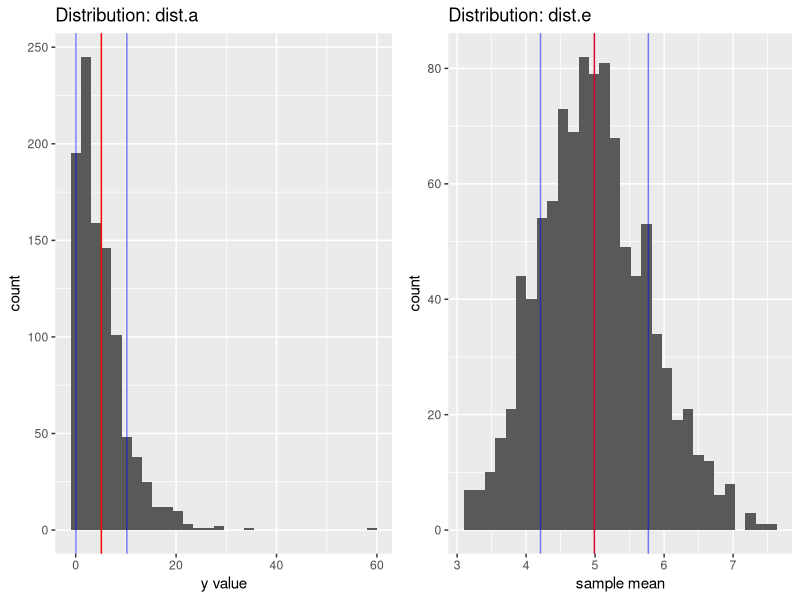
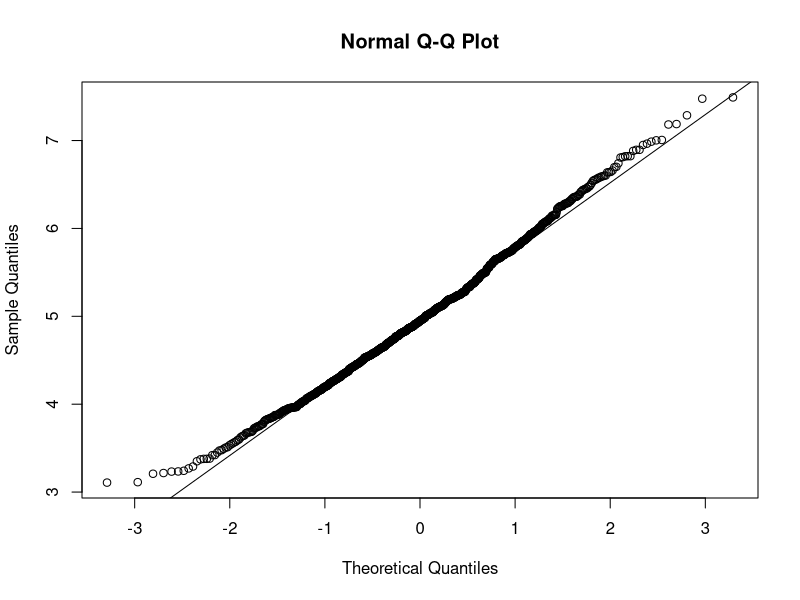
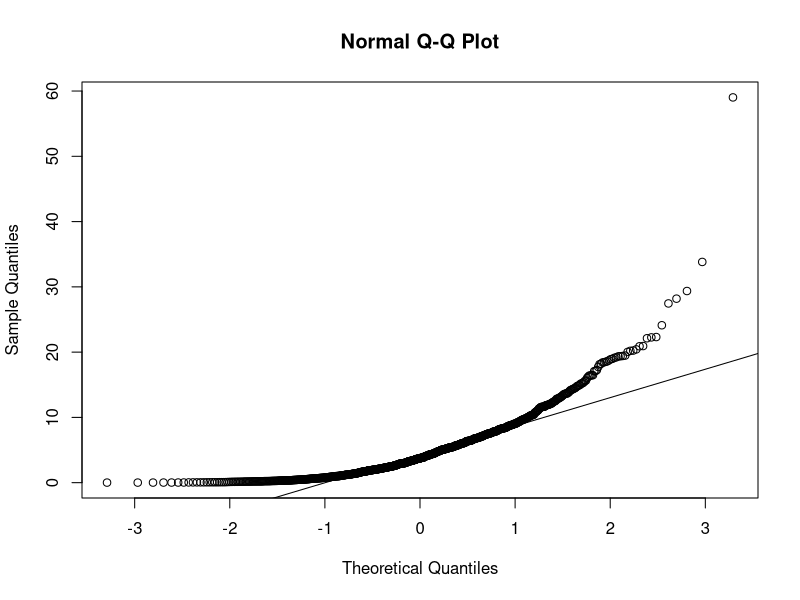

The R script that drew these images, in order:
## ---- chunk 1

## ---- chunk 2
# Libraries
library(ggplot2)
library(grid)

# Settings
set.seed(1, kind = "Mersenne-Twister")
lambda <- 0.2
n <- 40
sample.size <- 1000
## ---- chunk 3
# Theoretical Values
theor.mean <- 1/lambda
theor.sd <- 1/lambda

# Simulated Values
dist.e <- NULL
# Populates dist.e with the means of 1000 rexp() distributions of sample size 40
for(i in 1:sample.size) dist.e <- c(dist.e, mean(rexp(n, lambda)))

# Comparison Data Frame
dist.stats <- data.frame(
                rbind(c(theor.mean, mean(dist.e)), c(theor.sd, sd(dist.e))),
                row.names = c("mean", "sd"))
colnames(dist.stats) <- c("Theoretical", "dist.e")

dist.stats
## ---- chunk 4
dist.a <- rexp(1000, lambda)
g <- ggplot(as.data.frame(dist.e), aes(x = as.data.frame(dist.e)[,])) +
              geom_histogram() +
              geom_vline(xintercept = mean(dist.e), color = "red") +
              geom_vline(xintercept = mean(dist.e), color = "blue", alpha = 0.2) +
              geom_vline(xintercept = mean(dist.e) - sd(dist.e), color = "blue", alpha = 0.5) +
              geom_vline(xintercept = mean(dist.e) + sd(dist.e), color = "blue", alpha = 0.5) +
              labs(x = "sample mean", title = "Distribution: dist.e")
g2 <- ggplot(as.data.frame(dist.a), aes(x = as.data.frame(dist.a)[,])) +
              geom_histogram() +
              geom_vline(xintercept = mean(dist.a), color = "red") +
              geom_vline(xintercept = mean(dist.a) - sd(dist.a), color = "blue", alpha = 0.5) +
              geom_vline(xintercept = mean(dist.a) + sd(dist.a), color = "blue", alpha = 0.5) +
              labs(x = "y value", title = "Distribution: dist.a")
  
pushViewport(viewport(layout = grid.layout(1, 2)))
print(g2, vp = viewport(layout.pos.row = 1, layout.pos.col = 1))
print(g, vp = viewport(layout.pos.row = 1, layout.pos.col = 2))

## ---- chunk 5
## Q-Q Plot
qqnorm(dist.e)
qqline(dist.e)
## ---- chunk 6
qqnorm(dist.a)
qqline(dist.a)
